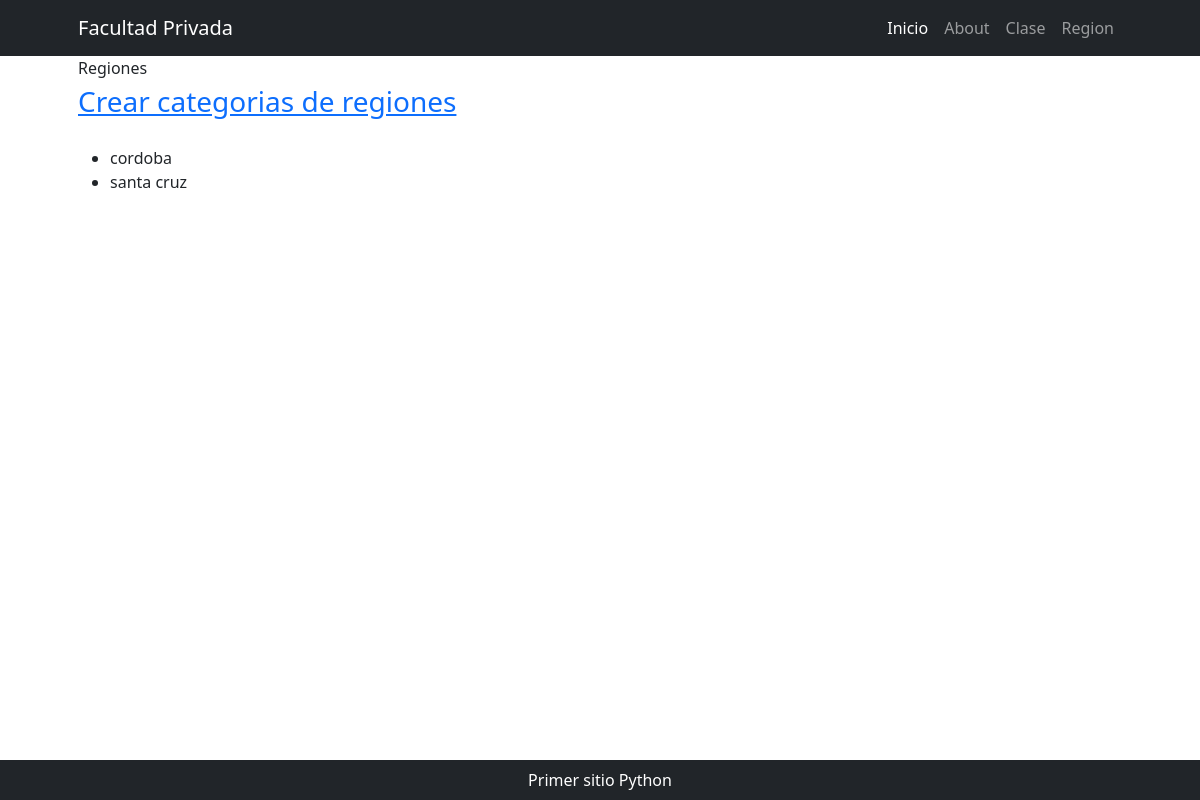
Before: /region/ with the older database file.
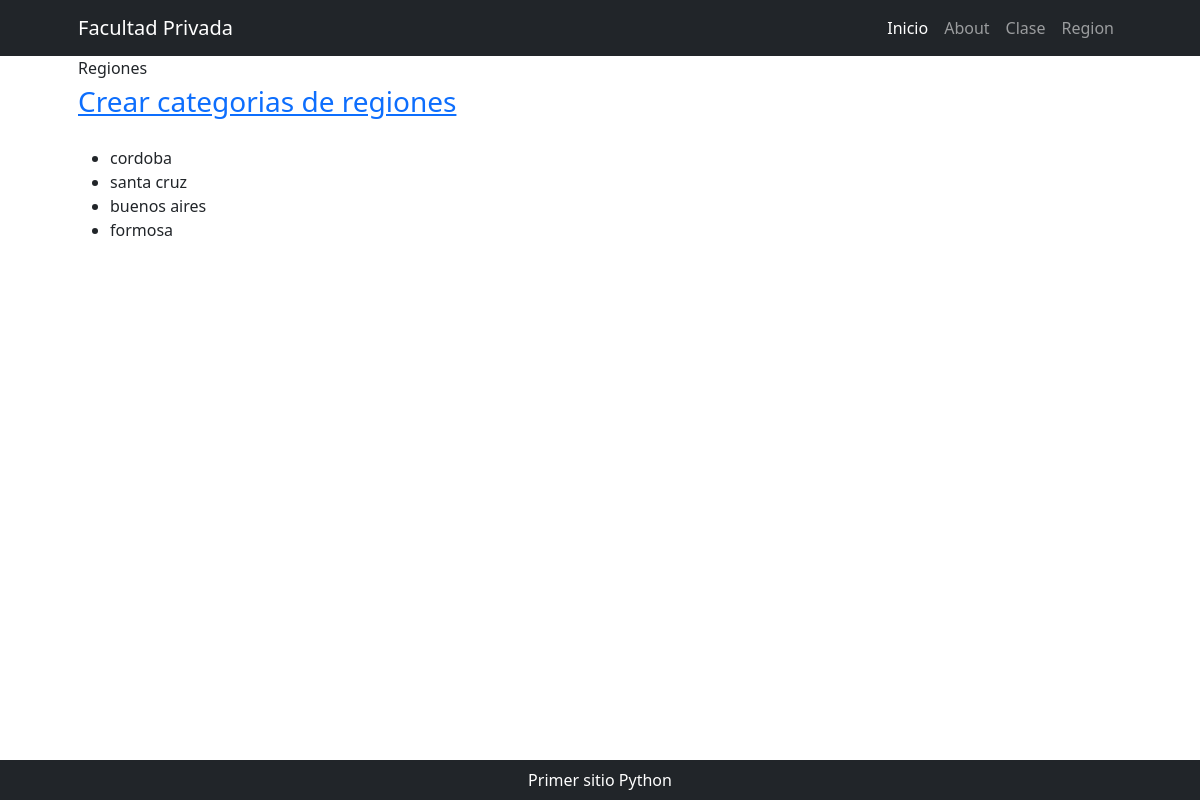
After: the same page with the newer database file.
### region/models.py (models this page shows)
class RegionCategoria(models.Model):
    nombre = models.CharField(max_length=200, unique=True)
    zona = models.CharField(max_length=200, null=True, blank=True, verbose_name="zona")
    def __str__(self) -> str:
        return self.nombre
    class Meta:
        verbose_name = "region del curso"
        verbose_name_plural= "regiones de curso"

### region/views.py (the view)
# urls.py: path("", views.home, name="home"),
def home(request):
    consulta_region = models.RegionCategoria.objects.all()
    context = {"regiones": consulta_region}
    return render(request, "region/index.html", context)

### region/templates/region/index.html (shortened to what this page needs)
{% extends 'core/base.html' %}
{% block titulo%}
     Regiones
{% endblock titulo %}
{% block contenido %}
    <div class="fs-3 pb-4 ">
        <a href="{% url 'region:regioncategoria_create' %}">Crear categorias de regiones</a>
    </div>
    <ul>
        {% for region in regiones %} <li>{{ region }}</li>{% endfor %}
    </ul>
{% endblock contenido %}

### core/templates/core/base.html (shortened to what this page needs)
{% load static %}
<!DOCTYPE html>
<html lang="es">
    <head>
        <link href="{% static 'core/css/styles.css' %}" rel="stylesheet" />
    </head>
    <body>
        {% include 'core/componentes/navbar.html' %}
        <div class="container px-4 px-lg-5">
              {% block titulo %}
              {% endblock titulo %}
              {% block contenido %}
              {% endblock contenido %}
        </div>
        {% include 'core/componentes/footer.html' %}
    </body>
</html>

### core/templates/core/componentes/navbar.html (shortened to what this page needs)
<nav class="navbar navbar-expand-lg navbar-dark bg-dark">
    <div class="container px-5">
        <a class="navbar-brand" href="#!">Facultad Privada</a>
        <div class="collapse navbar-collapse" id="navbarSupportedContent">
            <ul class="navbar-nav ms-auto mb-2 mb-lg-0">
                <li class="nav-item"><a class="nav-link active" aria-current="page" href="{% url 'Core:home' %}">Inicio</a></li>
                <li class="nav-item"><a class="nav-link" href="#!">About</a></li>
                <li class="nav-item"><a class="nav-link" href="{% url 'Clase:home' %}">Clase</a></li>
                <li class="nav-item"><a class="nav-link" href="{% url 'region:home' %}">Region</a></li>
            </ul>
        </div>
    </div>
</nav>

### core/templates/core/componentes/footer.html
<footer class="py-2 bg-dark fixed-bottom ">
    <div class="container px-4 px-lg-5"><p class="m-0 text-center text-white">Primer sitio Python</p></div>
</footer>

Changed rows visible on the page:
added RegionCategoria: nombre "buenos aires"
added RegionCategoria: nombre "formosa"
